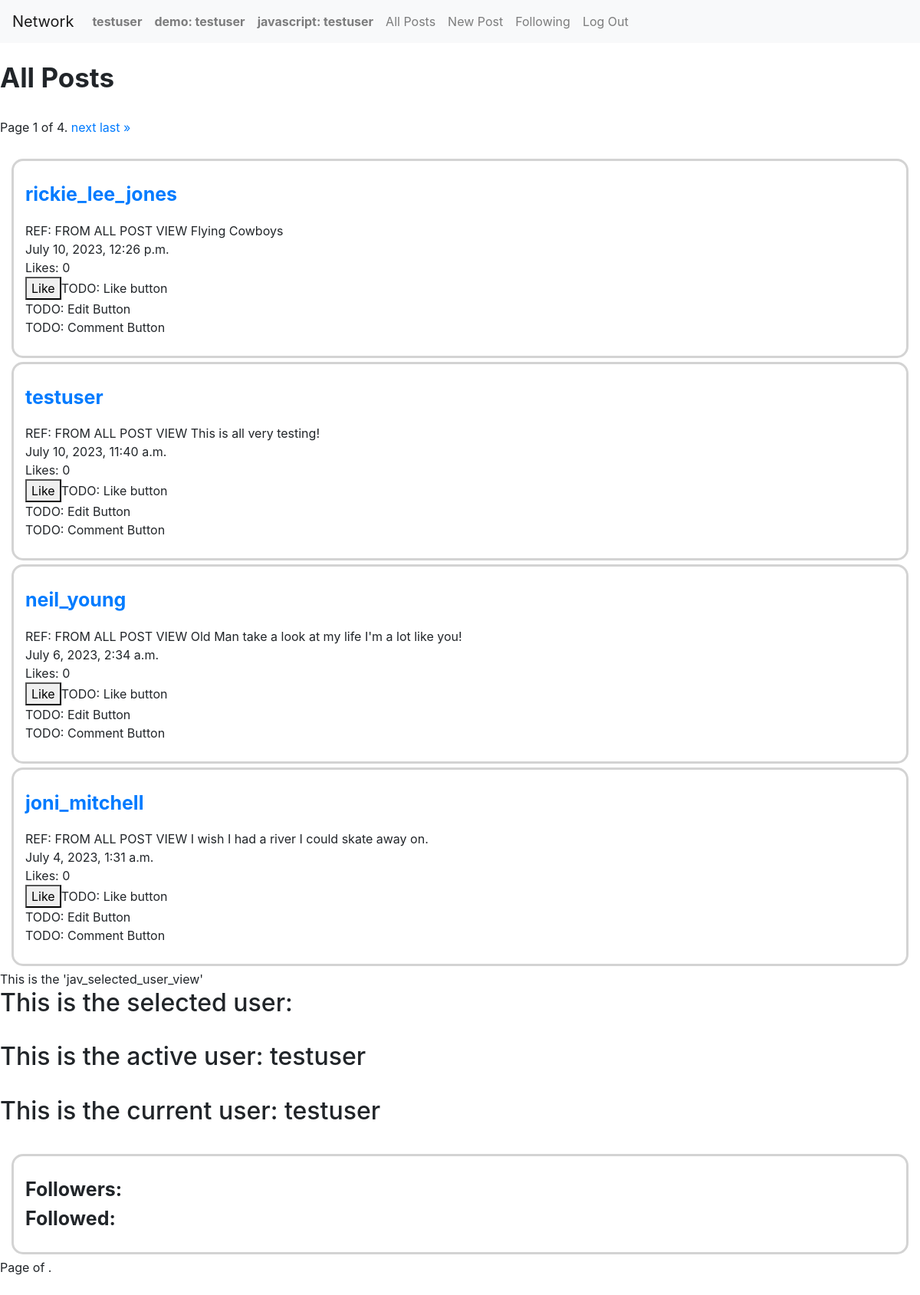
/ (signed in), run on the app's committed database.
### network/models.py (models this page shows, shortened)
class User(AbstractUser):
    followed_by_user = models.IntegerField(default=0)
    followers_of_user = models.IntegerField(default=0)
    def __str__(self):
        return f"{self.username}"

class Post(models.Model):
    content = models.CharField(max_length=128)
    user = models.ForeignKey(User, on_delete=models.CASCADE, related_name="user")
    likes = models.IntegerField(default=0)
    timestamp = models.DateTimeField(auto_now_add=True)

### network/views.py (the view, shortened to what this page needs)
# urls.py: path("", views.index, name="index"),
def index(request, request_name=None):
    if (request_name == None):
        print("Name = None")
    else:
        print("Name from request: ", request_name)
    current_user = request.user
    if request.method == "POST":
        post_content = request.POST["post_content"]
        post = Post(content=post_content, user=current_user)
        post.save()
        return HttpResponseRedirect(reverse("index"))
    else:
        if request.user.is_authenticated:
          if (request_name == None):
            print("Name = None") #print test, can delete
            active_user = User.objects.get(username=current_user)
            active_user_posts = Post.objects.filter(user=active_user.id).order_by("-timestamp")
            paginator_active_user = Paginator(active_user_posts, 2)
            page_number = request.GET.get('page')
            page_obj_active_user = paginator_active_user.get_page(page_number)
            posts = Post.objects.all().order_by("-timestamp")
            paginator = Paginator(posts, 4)
            page_number = request.GET.get('page')
            page_obj = paginator.get_page(page_number)
            return render(request, "network/index.html",
            { "page_obj" : page_obj,
            "current_user" : current_user, #get rid of if user has it's own path
            "page_obj_active_user": page_obj_active_user,
            "active_user": active_user,
                })

### network/templates/network/index.html (shortened to what this page needs)
{% extends "network/layout.html" %}
{% load static %}
{% block body %}
    {% if user.is_authenticated %}
      <br>
    {% endif %}
    <div id="all_post-view">
    <h3 style="font-size: 35px";><strong>All Posts</strong></h3>
    <br>
        <div class="pagination">
          <span class="step-links">
            <span class="current">
              Page {{ page_obj.number }} of {{ page_obj.paginator.num_pages }}.
            </span>
            {% if page_obj.has_next %}
              <a href="?page={{ page_obj.next_page_number }}">next</a>
              <a href="?page={{ page_obj.paginator.num_pages }}">last &raquo;</a>
            {% endif %}
          </span>
        </div><br>
        {% for p in page_obj %}
          <div class="post_style">
            <p id="userlink" class="user_post" name="user_name" data-name="{{p.user}}" style="font-size:25px; font-weight: bold ;">
              <a href="{% url 'index_selecteduser' p.user %}">{{p.user}}</a>
            </p>
            REF: FROM ALL POST VIEW
            {{p.content}}<br>
            {{p.timestamp}}<br>
            Likes: {{p.likes}}<br>
            <button>Like</button>TODO: Like button<br>
            TODO: Edit Button<br>
            TODO: Comment Button
            <br>
          </div>
        {% endfor %}
    </div>
<div id="jav_selected_user_view">
    This is the 'jav_selected_user_view'
    <h2>This is the selected user: {{selected_user}}</h2><br>
    <h2>This is the active user: {{active_user}}</h2><br>
    <h2>This is the current user: {{current_user}}</h2><br>
    <p class="post_style" >
      <strong style="font-size:25px;">Followers:</strong> {{ selected_user.followers_of_user }}<br>
      <strong style="font-size:25px;">Followed: </strong> {{ selected_user.followed_by_user }} <br>
    </p>
    <div class="pagination">
      <span class="step-links">
      <span class="current">
        Page {{ page_obj_selected_user.number }} of {{ page_obj_selected_user.paginator.num_pages }}.
      </span>
      </span>
    </div><br>
</div>
{% endblock %}

### network/templates/network/layout.html (shortened to what this page needs)
{% load static %}
<!DOCTYPE html>
<html lang="en">
    <head>
        <link rel="stylesheet" href="https://stackpath.bootstrapcdn.com/bootstrap/4.4.1/css/bootstrap.min.css">
        <link  href="{% static 'network/styles.css' %}" rel="stylesheet">
    </head>
    <body>
        <nav class="navbar navbar-expand-lg navbar-light bg-light">
        <a class="navbar-brand" href="#">Network</a>
            <div class="testclass">
              <ul class="navbar-nav mr-auto">
                {% if user.is_authenticated %}
                  <li class="user_post" class="nav-item" data-name="{{user.username}}">
                    <a class="nav-link" href="{% url 'index_selecteduser' user.username %}"><strong>{{ user.username }}</strong></a>
                  </li>
                  <li class="user_demo" class="nav-item" data-name="{{user.username}}">
                    <a class="nav-link" href="{% url 'demo_user' user.username %}"><strong>demo: {{ user.username }}</strong></a>
                  </li>
                  <li class="jav_user_post" class="nav-item" data-name="{{user.username}}">
                    <a class="nav-link" href="#"><strong>javascript: {{ user.username }}</strong></a>
                  </li>
                {% endif %}
                  <li id="all_posts" class="nav-item">
                    <a class="nav-link" href="#">All Posts</a>
                  </li>
                {% if user.is_authenticated %}
                  <li id="new_post" class="nav-item">
                    <a class="nav-link" href="#">New Post</a>
                  </li>
                  <li id="following" class="nav-item">
                    <a class="nav-link" href="#">Following</a>
                  </li>
                  <li class="nav-item">
                    <a class="nav-link" href="{% url 'logout' %}">Log Out</a>
                  </li>
                {% endif %}
              </ul>
            </div>
          </nav>
        <div class="body">
            {% block body %}
            {% endblock %}
        </div>
    </body>
</html>

### network/static/network/styles.css (style rules this page uses)
.post_style { border-color: lightgrey; border-radius:15px; border-style: solid; margin: 5px 15px 5px 15px; padding:25px 15px 25px 15px; }

### data on the page
User: username "testuser"
Post: user "rickie_lee_jones", content "Flying Cowboys", timestamp "July 10, 2023, 12:26 p.m.", likes "0"
Post: user "testuser", content "This is all very testing!", timestamp "July 10, 2023, 11:40 a.m.", likes "0"
Post: user "neil_young", content "Old Man take a look at my life I'm a lot like you!", timestamp "July 6, 2023, 2:34 a.m.", likes "0"
Post: user "joni_mitchell", content "I wish I had a river I could skate away on.", timestamp "July 4, 2023, 1:31 a.m.", likes "0"

### other printed values
{{ page_obj.number }} "1"
{{ page_obj.paginator.num_pages }} "4"
